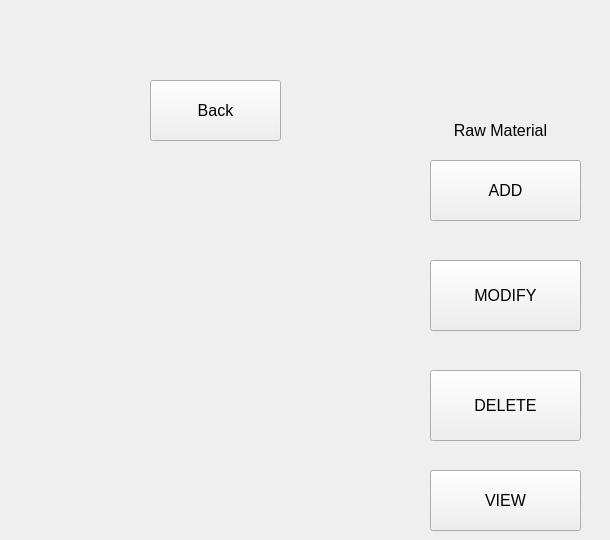
    <widget class="QWidget" name="rm_operations">
     <widget class="QPushButton" name="rm_add_2">
      <property name="geometry">
       <rect>
        <x>430</x>
        <y>160</y>
        <width>151</width>
        <height>61</height>
       </rect>
      </property>
      <property name="font">
       <font>
        <pointsize>12</pointsize>
       </font>
      </property>
      <property name="text">
       <string>ADD</string>
      </property>
     </widget>
     <widget class="QLabel" name="label_23">
      <property name="geometry">
       <rect>
        <x>400</x>
        <y>120</y>
        <width>201</width>
        <height>20</height>
       </rect>
      </property>
      <property name="font">
       <font>
        <pointsize>12</pointsize>
       </font>
      </property>
      <property name="text">
       <string>Raw Material</string>
      </property>
      <property name="alignment">
       <set>Qt::AlignCenter</set>
      </property>
     </widget>
     <widget class="QPushButton" name="rm_view">
      <property name="geometry">
       <rect>
        <x>430</x>
        <y>470</y>
        <width>151</width>
        <height>61</height>
       </rect>
      </property>
      <property name="font">
       <font>
        <pointsize>12</pointsize>
       </font>
      </property>
      <property name="text">
       <string>VIEW</string>
      </property>
     </widget>
     <widget class="QPushButton" name="rm_delete_2">
      <property name="geometry">
       <rect>
        <x>430</x>
        <y>370</y>
        <width>151</width>
        <height>71</height>
       </rect>
      </property>
      <property name="font">
       <font>
        <pointsize>12</pointsize>
       </font>
      </property>
      <property name="text">
       <string>DELETE</string>
      </property>
     </widget>
     <widget class="QPushButton" name="rm_modify_2">
      <property name="geometry">
       <rect>
        <x>430</x>
        <y>260</y>
        <width>151</width>
        <height>71</height>
       </rect>
      </property>
      <property name="font">
       <font>
        <pointsize>12</pointsize>
       </font>
      </property>
      <property name="text">
       <string>MODIFY</string>
      </property>
     </widget>
     <widget class="QPushButton" name="back">
      <property name="geometry">
       <rect>
        <x>150</x>
        <y>80</y>
        <width>131</width>
        <height>61</height>
       </rect>
      </property>
      <property name="font">
       <font>
        <pointsize>12</pointsize>
       </font>
      </property>
      <property name="text">
       <string>Back</string>
      </property>
     </widget>
    </widget>
